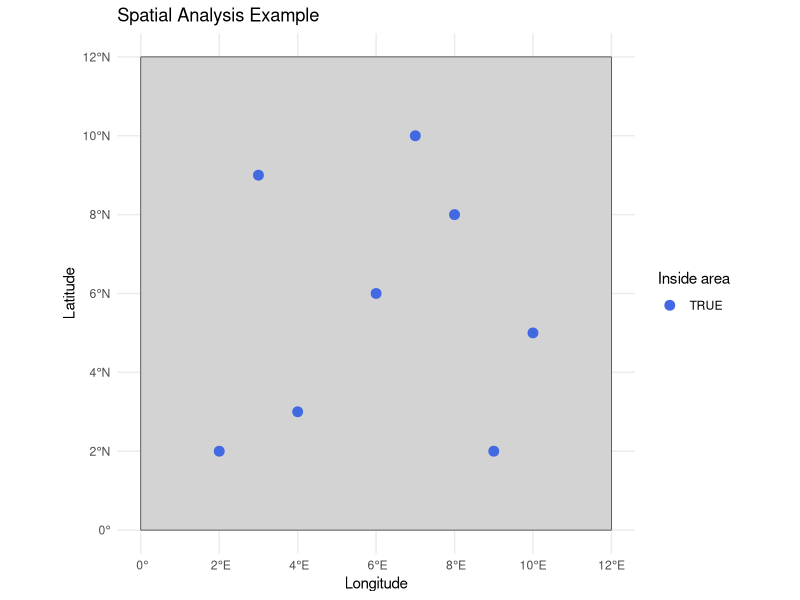

Here is the R script that generated this plot:
# Spatial Analysis in R
# This script creates a simple study area polygon, sample points, buffers, and a map.

# Load required libraries
library(sf)
library(ggplot2)
library(dplyr)

# Create outputs directory if it does not exist
output_dir <- "outputs"
if (!dir.exists(output_dir)) {
  dir.create(output_dir, recursive = TRUE)
}

# 1. Create a study area polygon
study_area <- st_sfc(
  st_polygon(list(rbind(
    c(0, 0),
    c(0, 12),
    c(12, 12),
    c(12, 0),
    c(0, 0)
  ))),
  crs = 4326
)

study_area_sf <- st_sf(area_name = "study_area", geometry = study_area)

# 2. Create sample point locations
points_df <- data.frame(
  id = paste0("P", 1:8),
  name = paste("Point", 1:8),
  x = c(2, 4, 6, 8, 10, 3, 7, 9),
  y = c(2, 3, 6, 8, 5, 9, 10, 2)
)

points_sf <- st_as_sf(points_df, coords = c("x", "y"), crs = 4326)

# 3. Spatial analysis: check points within the study area
inside_area <- st_within(points_sf, study_area_sf)
points_sf$inside_study_area <- lengths(inside_area) > 0

# 4. Create buffer zones around each point
buffer_distance <- 1.5
buffers_sf <- st_buffer(points_sf, dist = buffer_distance)
buffers_sf$buffer_distance <- buffer_distance

# 5. Save outputs
st_write(study_area_sf, file.path(output_dir, "study_area.geojson"), driver = "GeoJSON", delete_dsn = TRUE)
st_write(points_sf, file.path(output_dir, "sample_points.geojson"), driver = "GeoJSON", delete_dsn = TRUE)
st_write(buffers_sf, file.path(output_dir, "buffers.geojson"), driver = "GeoJSON", delete_dsn = TRUE)

# 6. Summaries
summary_table <- points_sf %>%
  summarise(
    total_points = n(),
    points_in_area = sum(inside_study_area),
    points_outside_area = sum(!inside_study_area),
    avg_x = mean(st_coordinates(geometry)[, 1]),
    avg_y = mean(st_coordinates(geometry)[, 2]),
    min_x = min(st_coordinates(geometry)[, 1]),
    max_x = max(st_coordinates(geometry)[, 1]),
    min_y = min(st_coordinates(geometry)[, 2]),
    max_y = max(st_coordinates(geometry)[, 2])
  )

print(summary_table)

# 7. Plot the map
map_plot <- ggplot() +
  geom_sf(data = study_area_sf, fill = "lightgray", color = "black") +
  geom_sf(data = points_sf, aes(color = inside_study_area), size = 3) +
  geom_sf(data = buffers_sf, fill = "cornflowerblue", alpha = 0.35, color = "navy") +
  scale_color_manual(values = c("FALSE" = "red", "TRUE" = "royalblue"), name = "Inside area") +
  labs(
    title = "Spatial Analysis Example",
    x = "Longitude",
    y = "Latitude"
  ) +
  theme_minimal()

ggsave(file.path(output_dir, "spatial_analysis_map.png"), plot = map_plot, width = 8, height = 8, dpi = 200)

message("Outputs saved to: ", output_dir)
